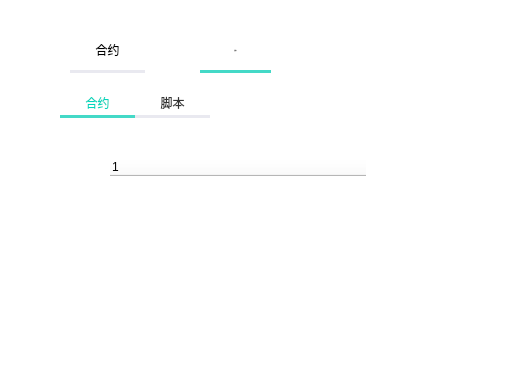
<?xml version="1.0" encoding="UTF-8"?>
<ui version="4.0">
 <class>FileListWidget</class>
 <widget class="QWidget" name="FileListWidget">
  <property name="geometry">
   <rect>
    <x>0</x>
    <y>0</y>
    <width>524</width>
    <height>382</height>
   </rect>
  </property>
  <property name="font">
   <font>
    <family>微软雅黑</family>
   </font>
  </property>
  <property name="windowTitle">
   <string>Form</string>
  </property>
  <property name="styleSheet">
   <string notr="true">background-color: rgb(255, 255, 255);</string>
  </property>
  <widget class="QTabWidget" name="tabWidget">
   <property name="geometry">
    <rect>
     <x>60</x>
     <y>90</y>
     <width>341</width>
     <height>311</height>
    </rect>
   </property>
   <property name="styleSheet">
    <string notr="true">QTabWidget::pane{
border: 0px solid #C2C7CB;
}
QTabBar::tab{
color: rgb(51, 51, 51);
border-bottom: 3px solid rgb(233,233,240);
max-width: 100px; min-width:75px; min-height:25px;
font: 14px &quot;微软雅黑&quot;;
padding: 0px;
}
QTabBar::tab:selected{
color: rgb(0, 214, 189);
border-bottom: 3px solid rgb(68,217,199);
}</string>
   </property>
   <property name="currentIndex">
    <number>0</number>
   </property>
   <widget class="QWidget" name="tab1">
    <attribute name="title">
     <string>合约</string>
    </attribute>
    <widget class="QTreeWidget" name="fileTreeWidget">
     <property name="geometry">
      <rect>
       <x>50</x>
       <y>40</y>
       <width>256</width>
       <height>192</height>
      </rect>
     </property>
     <property name="styleSheet">
      <string notr="true">QTreeWidget{
border:0px solid #000000;
}
QTreeWidget::item{height:25px;}
QTreeWidget::item:selected{color:rgb(0,214,189);
background-color: rgb(255, 255, 255);}</string>
     </property>
     <column>
      <property name="text">
       <string/>
      </property>
     </column>
    </widget>
   </widget>
   <widget class="QWidget" name="tab2">
    <attribute name="title">
     <string>脚本</string>
    </attribute>
    <widget class="QTreeWidget" name="scriptsTreeWidget">
     <property name="geometry">
      <rect>
       <x>40</x>
       <y>50</y>
       <width>256</width>
       <height>192</height>
      </rect>
     </property>
     <property name="styleSheet">
      <string notr="true">QTreeWidget{
border:0px solid #000000;
}
QTreeWidget::item{height:25px;}
QTreeWidget::item:selected{color:rgb(0,214,189);
background-color: rgb(255, 255, 255);}</string>
     </property>
     <column>
      <property name="text">
       <string/>
      </property>
     </column>
    </widget>
   </widget>
  </widget>
  <widget class="QPushButton" name="contractBtn">
   <property name="geometry">
    <rect>
     <x>70</x>
     <y>30</y>
     <width>75</width>
     <height>43</height>
    </rect>
   </property>
   <property name="minimumSize">
    <size>
     <width>0</width>
     <height>43</height>
    </size>
   </property>
   <property name="styleSheet">
    <string notr="true">QPushButton{ font: 14px &quot;微软雅黑&quot;;
border: 0px solid #000000;
border-bottom: 3px solid rgb(233,233,240);}</string>
   </property>
   <property name="text">
    <string>合约</string>
   </property>
  </widget>
  <widget class="QPushButton" name="scriptBtn">
   <property name="geometry">
    <rect>
     <x>200</x>
     <y>30</y>
     <width>71</width>
     <height>43</height>
    </rect>
   </property>
   <property name="minimumSize">
    <size>
     <width>0</width>
     <height>43</height>
    </size>
   </property>
   <property name="font">
    <font>
     <family>微软雅黑</family>
     <pointsize>-1</pointsize>
     <weight>50</weight>
     <italic>false</italic>
     <bold>false</bold>
    </font>
   </property>
   <property name="styleSheet">
    <string notr="true">QPushButton{ font: 14px &quot;微软雅黑&quot;;
border: 0px solid #000000;
border-bottom: 3px solid rgb(68,217,199);}</string>
   </property>
   <property name="text">
    <string>脚本</string>
   </property>
  </widget>
 </widget>
 <resources/>
 <connections/>
</ui>
